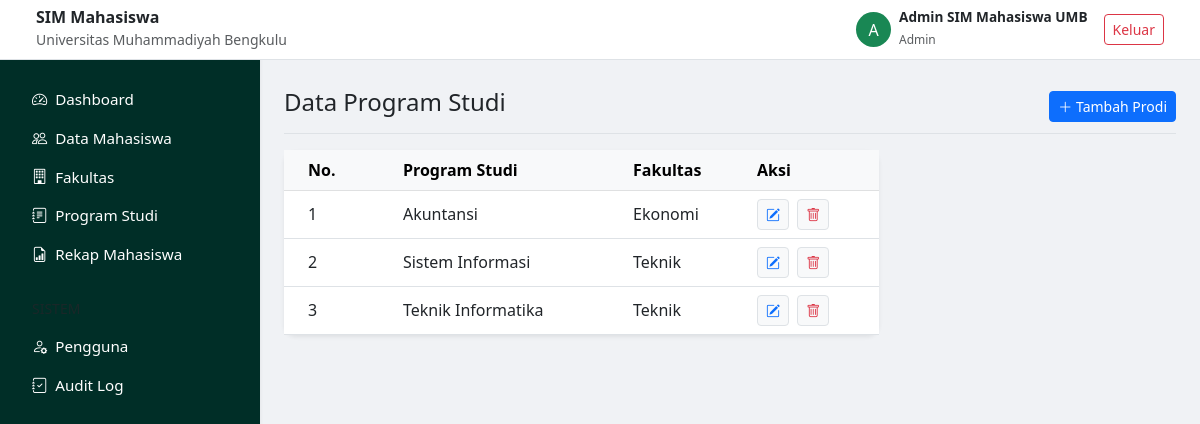
Screenshot of /pages/prodi/index.php (signed in) with the database file from the repository.
### tables this page shows
CREATE TABLE IF NOT EXISTS prodi (
    id INT AUTO_INCREMENT PRIMARY KEY,
    nama_prodi VARCHAR(100) NOT NULL,
    id_fakultas INT,
    FOREIGN KEY (id_fakultas) REFERENCES fakultas(id) ON DELETE CASCADE
);

CREATE TABLE IF NOT EXISTS fakultas (
    id INT AUTO_INCREMENT PRIMARY KEY,
    nama_fakultas VARCHAR(100) NOT NULL
);

### pages/prodi/index.php (the view, shortened to what this page needs)
<?php
require_once '../../includes/header.php';
require_once '../../includes/sidebar.php';
$result = mysqli_query($conn, "SELECT p.*, f.nama_fakultas FROM prodi p JOIN fakultas f ON p.id_fakultas = f.id ORDER BY f.nama_fakultas, p.nama_prodi ASC");
?>
<div class="d-flex justify-content-between flex-wrap flex-md-nowrap align-items-center pt-3 pb-2 mb-3 border-bottom">
    <h1 class="h4">Data Program Studi</h1>
    <button class="btn btn-primary btn-sm" data-bs-toggle="modal" data-bs-target="#modalTambah">
        <i class="bi bi-plus-lg"></i> Tambah Prodi
    </button>
</div>
<div class="card shadow-sm col-lg-8">
    <div class="card-body p-0">
        <div class="table-responsive">
            <table class="table table-hover align-middle mb-0">
                <thead class="table-light">
                    <tr>
                        <th class="px-4">No.</th>
                        <th>Program Studi</th>
                        <th>Fakultas</th>
                        <th>Aksi</th>
                    </tr>
                </thead>
                <tbody>
                    <?php
                    $no = 1;
                    while ($row = mysqli_fetch_assoc($result)):
                    ?>
                    <tr>
                        <td class="px-4"><?= $no++ ?></td>
                        <td><?= $row['nama_prodi'] ?></td>
                        <td><?= $row['nama_fakultas'] ?></td>
                        <td>
                            <button class="btn btn-light btn-sm text-primary border me-1" data-bs-toggle="modal" data-bs-target="#modalEdit<?= $row['id'] ?>" title="Edit">
                                <i class="bi bi-pencil-square"></i>
                            </button>
                            <a href="?hapus=<?= $row['id'] ?>" class="btn btn-light btn-sm text-danger border" onclick="return confirm('Hapus prodi ini?')" title="Hapus">
                                <i class="bi bi-trash"></i>
                            </a>
                        </td>
                    </tr>
                    <?php endwhile; ?>
                </tbody>
            </table>
        </div>
    </div>
</div>
<?php require_once '../../includes/footer.php'; ?>

### includes/header.php (shortened to what this page needs)
<!DOCTYPE html>
<html lang="id">
<head>
    <link href="https://cdn.jsdelivr.net/npm/bootstrap@5.3.0/dist/css/bootstrap.min.css" rel="stylesheet">
    <link rel="stylesheet" href="https://cdn.jsdelivr.net/npm/bootstrap-icons@1.10.0/font/bootstrap-icons.css">
    <link rel="stylesheet" href="<?= BASE_URL ?>assets/css/style.css">
</head>
<body>
    <div class="wrapper">
        <nav class="navbar navbar-expand-lg navbar-light bg-white border-bottom fixed-top px-4">
            <div class="container-fluid">
                <div class="d-flex align-items-center">
                    <div>
                        <h6 class="mb-0 fw-bold">SIM Mahasiswa</h6>
                        <small class="text-muted">Universitas Muhammadiyah Bengkulu</small>
                    </div>
                </div>
                <div class="ms-auto d-flex align-items-center">
                    <div class="d-flex align-items-center me-3">
                        <div class="avatar bg-success text-white rounded-circle me-2 d-flex align-items-center justify-content-center" style="width: 35px; height: 35px;">
                            <?= substr($_SESSION['nama_lengkap'], 0, 1) ?>
                        </div>
                        <div class="d-none d-md-block">
                            <h6 class="mb-0 fw-bold fs-7"><?= $_SESSION['nama_lengkap'] ?></h6>
                            <small class="text-muted fs-8"><?= $_SESSION['role'] ?></small>
                        </div>
                    </div>
                    <a href="<?= BASE_URL ?>logout.php" class="btn btn-outline-danger btn-sm">Keluar</a>
                </div>
            </div>
        </nav>

### includes/sidebar.php
<aside class="sidebar bg-dark text-white shadow-sm pt-5 mt-3">
    <div class="p-3">
        <ul class="nav flex-column">
            <li class="nav-item">
                <a class="nav-link text-white px-3 py-2 rounded d-flex align-items-center" href="<?= BASE_URL ?>index.php">
                    <i class="bi bi-speedometer2 me-2"></i> Dashboard
                </a>
            </li>
        </ul>
        <ul class="nav flex-column">
            <li class="nav-item">
                <a class="nav-link text-white px-3 py-2 rounded d-flex align-items-center" href="<?= BASE_URL ?>pages/mahasiswa/index.php">
                    <i class="bi bi-people me-2"></i> Data Mahasiswa
                </a>
            </li>
            <li class="nav-item">
                <a class="nav-link text-white px-3 py-2 rounded d-flex align-items-center" href="<?= BASE_URL ?>pages/fakultas/index.php">
                    <i class="bi bi-building me-2"></i> Fakultas
                </a>
            </li>
            <li class="nav-item">
                <a class="nav-link text-white px-3 py-2 rounded d-flex align-items-center" href="<?= BASE_URL ?>pages/prodi/index.php">
                    <i class="bi bi-journal-text me-2"></i> Program Studi
                </a>
            </li>
        </ul>
        <ul class="nav flex-column">
            <li class="nav-item">
                <a class="nav-link text-white px-3 py-2 rounded d-flex align-items-center" href="<?= BASE_URL ?>pages/laporan/index.php">
                    <i class="bi bi-file-earmark-bar-graph me-2"></i> Rekap Mahasiswa
                </a>
            </li>
        </ul>
        <?php if ($_SESSION['role'] == 'Admin'): ?>
        <div class="menu-label text-muted small text-uppercase mb-2 px-3 mt-4">Sistem</div>
        <ul class="nav flex-column">
            <li class="nav-item">
                <a class="nav-link text-white px-3 py-2 rounded d-flex align-items-center" href="<?= BASE_URL ?>pages/users/index.php">
                    <i class="bi bi-person-gear me-2"></i> Pengguna
                </a>
            </li>
            <li class="nav-item">
                <a class="nav-link text-white px-3 py-2 rounded d-flex align-items-center" href="<?= BASE_URL ?>pages/laporan/audit_log.php">
                    <i class="bi bi-journal-check me-2"></i> Audit Log
                </a>
            </li>
        </ul>
        <?php endif; ?>
    </div>
</aside>
<main class="content mt-5 pt-4 px-4">

### includes/footer.php (shortened to what this page needs)
        </main>
    </div>
</body>
</html>

### assets/css/style.css (style rules this page uses)
body { background-color: #f0f2f5; font-family: 'Segoe UI', Tahoma, Geneva, Verdana, sans-serif; }
.wrapper { display: flex; width: 100%; }
.sidebar { width: 260px; height: 100vh; position: fixed; top: 0; left: 0; z-index: 1000; transition: all 0.3s; background-color: #002e27 !important; }
.content { width: calc(100% - 260px); margin-left: 260px; transition: all 0.3s; min-height: 100vh; }
.nav-link { transition: all 0.2s; font-size: 0.95rem; }
.fs-7 { font-size: 0.85rem; }
.fs-8 { font-size: 0.75rem; }
.card { border: none; border-radius: 12px; box-shadow: 0 0.125rem 0.25rem rgba(0, 0, 0, 0.075); }

### rows the page displays
prodi: nama_prodi "Akuntansi", id_fakultas.nama_fakultas "Ekonomi"
prodi: nama_prodi "Sistem Informasi", id_fakultas.nama_fakultas "Teknik"
prodi: nama_prodi "Teknik Informatika", id_fakultas.nama_fakultas "Teknik"

### other values shown
substr($_SESSION['nama_lengkap'], 0, 1) "A"
$_SESSION['nama_lengkap'] "Admin SIM Mahasiswa UMB"
$_SESSION['role'] "Admin"
